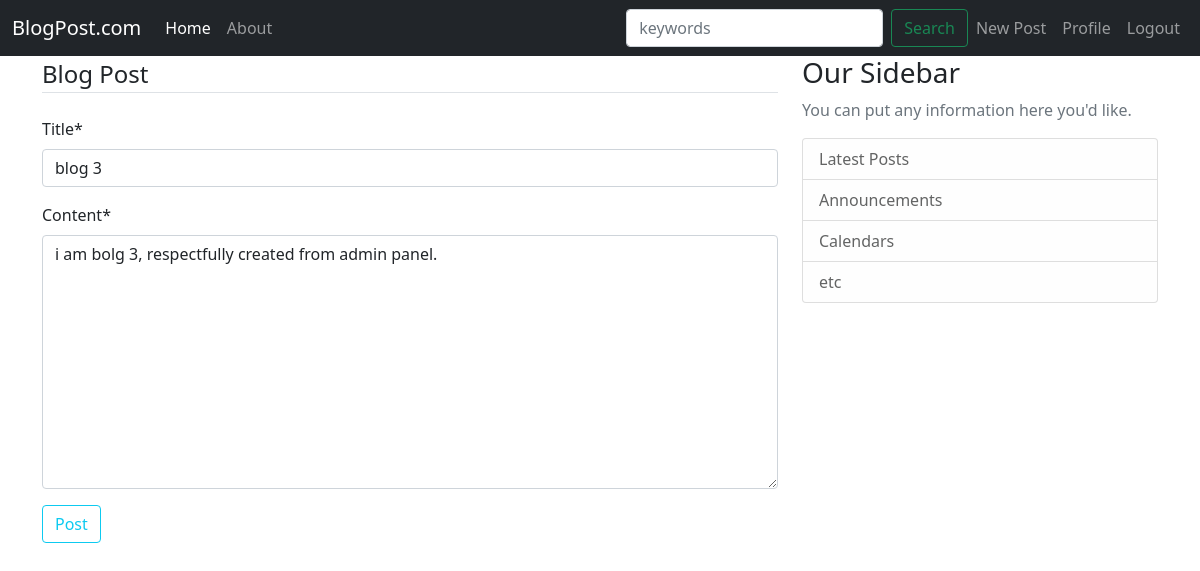
/post/3/update (signed in), run on the app's committed database.
### blog/models.py (models this page shows, shortened)
class Post(models.Model):
    title = models.CharField(max_length=100)
    content = models.TextField()
    date_posted = models.DateTimeField(default=timezone.now)
    author = models.ForeignKey(User, on_delete=models.CASCADE)

### blog/views.py (the view, shortened to what this page needs)
# urls.py: path('post/<int:pk>/update', PostUpdateView.as_view(), name='post-update' ),
class PostUpdateView(LoginRequiredMixin, UserPassesTestMixin, UpdateView):
    model = Post
    fields = ['title','content']
    def test_func(self):
        post = self.get_object()
        if self.request.user == post.author:
            return True
        return False

### blog/templates/blog/post_form.html (shortened to what this page needs)
{% extends 'blog/base.html' %}
{% load crispy_forms_tags %}
{% block content %}
    <div class="content-section">
        <form method="POST">
            <fieldset class="form-group">
                <legend class="border-bottom mb-4">Blog Post</legend>
                {{ form|crispy }}
            </fieldset>
            <div class="form-group">
                <button class="btn btn-outline-info" type="submit">Post</button>
            </div>
        </form>
    </div>
{% endblock content %}

### data on the page
Post: title "blog 3", content "i am bolg 3, respectfully created from admin panel."
